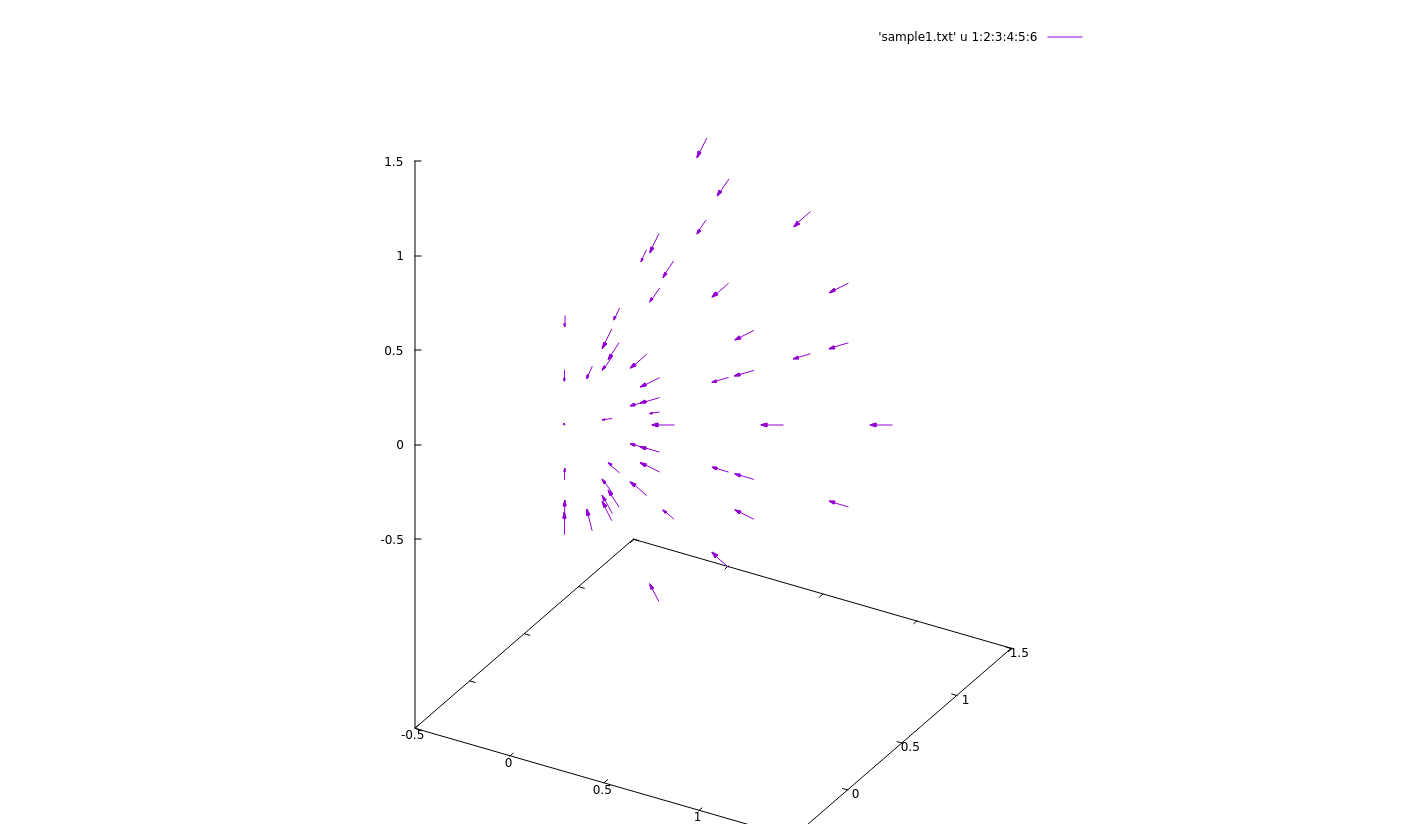

gnuplot code for this plot:
set xrange [ -0.500 : 1.500 ]
set yrange [ -0.500 : 1.500 ]
set zrange [ -0.500 : 1.500 ]
set view equal xyz
set view ,,1

splot 'sample1.txt' u 1:2:3:4:5:6 w vec fill head
pause -1
